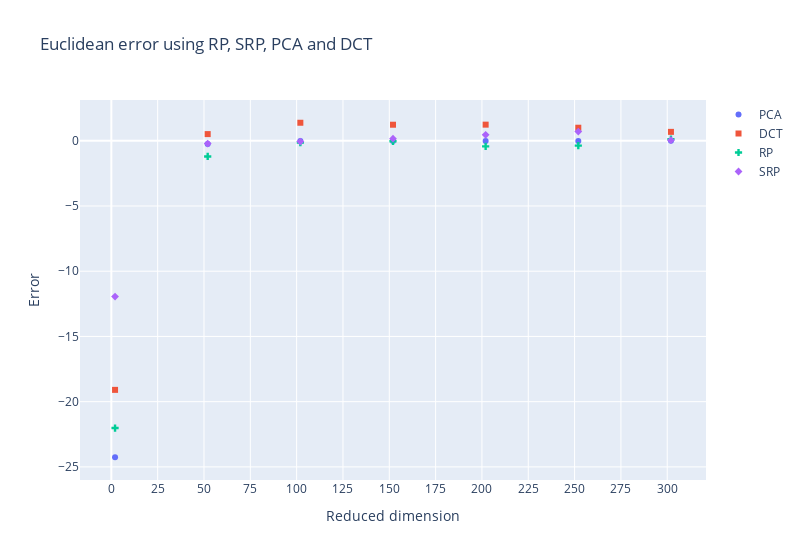

This figure's notebook cell:
### Code cell
fig = go.Figure()
# fig.add_trace(go.Scatter(x=ks, y=p_diff, name="PCA", marker_symbol="circle", mode="markers", error_y=dict(type="data", symmetric=False, array=p_max, arrayminus=p_min)))
ks = np.arange(2,325, 50)
fig.add_trace(go.Scatter(x=ks, y=p_diff, name="PCA", marker_symbol="circle", mode="markers"))
fig.add_trace(go.Scatter(x=ks, y=d_diff, name="DCT", marker_symbol="square", mode="markers"))
fig.add_trace(go.Scatter(x=ks, y=r_diff, name="RP", marker_symbol="cross", mode="markers"))
fig.add_trace(go.Scatter(x=ks, y=sr_diff, name="SRP", marker_symbol="diamond", mode="markers"))

fig.update_layout(
    title_text="Euclidean error using RP, SRP, PCA and DCT",
    width=800,
)

fig.update_xaxes(title_text='Reduced dimension', dtick=25)
fig.update_yaxes(title_text='Error')

fig.show()

### Figure 1 — Plotly figure (JSON) as saved in the notebook; plotly's stock layout.template omitted (floating-point values rounded to 4 significant figures)
{"data": [{"marker": {"symbol": "circle"}, "mode": "markers", "name": "PCA", "type": "scatter", "x": [2, 52, 102, 152, 202, 252, 302], "y": [-24.26, -0.2484, -0.02455, -0.01617, -0.01205, -0.009605, -0.00798]}, {"marker": {"symbol": "square"}, "mode": "markers", "name": "DCT", "type": "scatter", "x": [2, 52, 102, 152, 202, 252, 302], "y": [-19.1, 0.511, 1.381, 1.23, 1.236, 1.0, 0.683]}, {"marker": {"symbol": "cross"}, "mode": "markers", "name": "RP", "type": "scatter", "x": [2, 52, 102, 152, 202, 252, 302], "y": [-22.02, -1.2, -0.1368, -0.04234, -0.4283, -0.3737, 0.1237]}, {"marker": {"symbol": "diamond"}, "mode": "markers", "name": "SRP", "type": "scatter", "x": [2, 52, 102, 152, 202, 252, 302], "y": [-11.94, -0.2118, -0.06485, 0.1607, 0.4561, 0.7086, 0.04461]}], "layout": {"title": {"text": "Euclidean error using RP, SRP, PCA and DCT"}, "width": 800, "xaxis": {"dtick": 25, "title": {"text": "Reduced dimension"}}, "yaxis": {"title": {"text": "Error"}}}}
